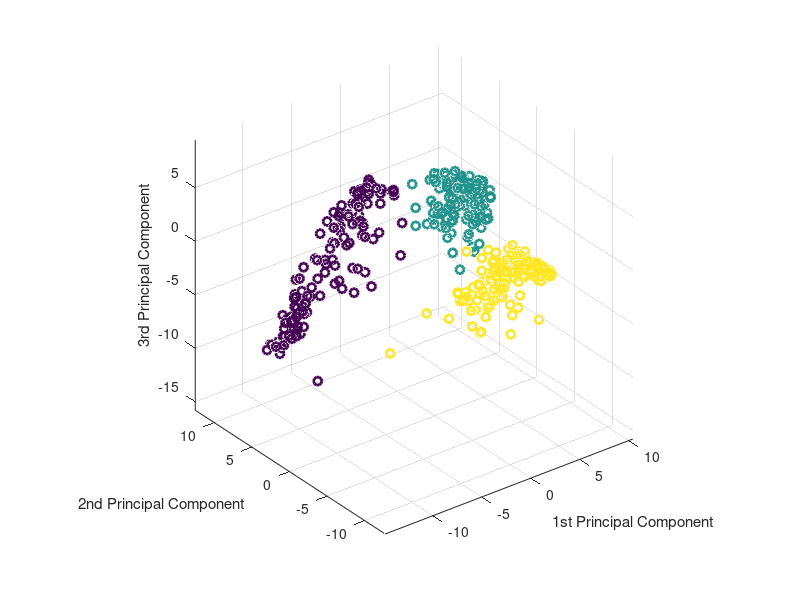
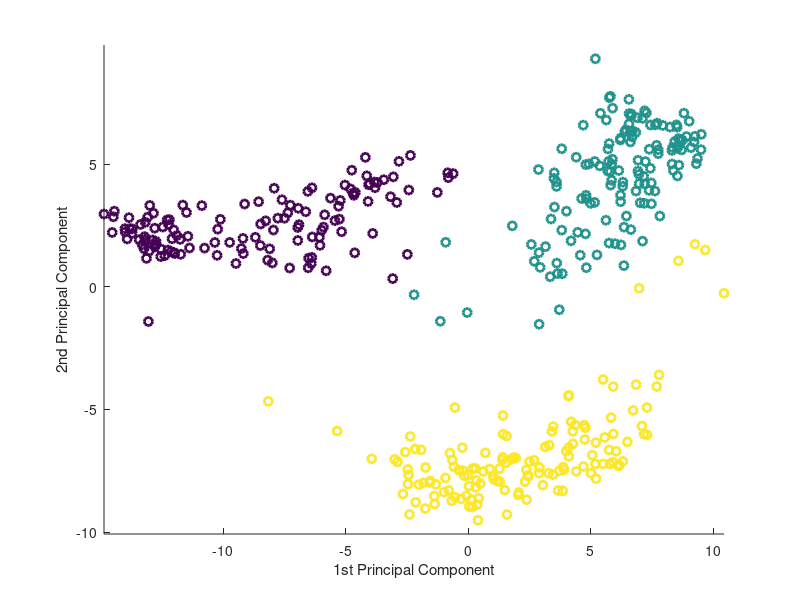
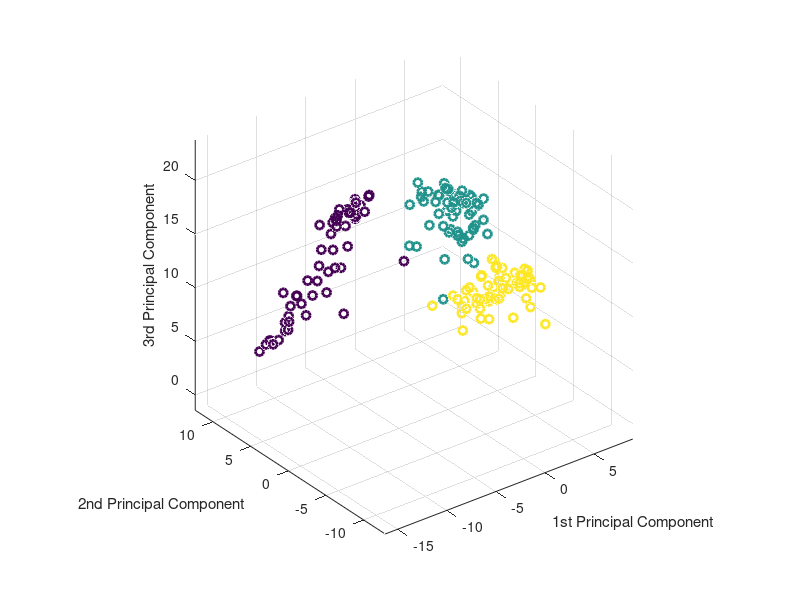
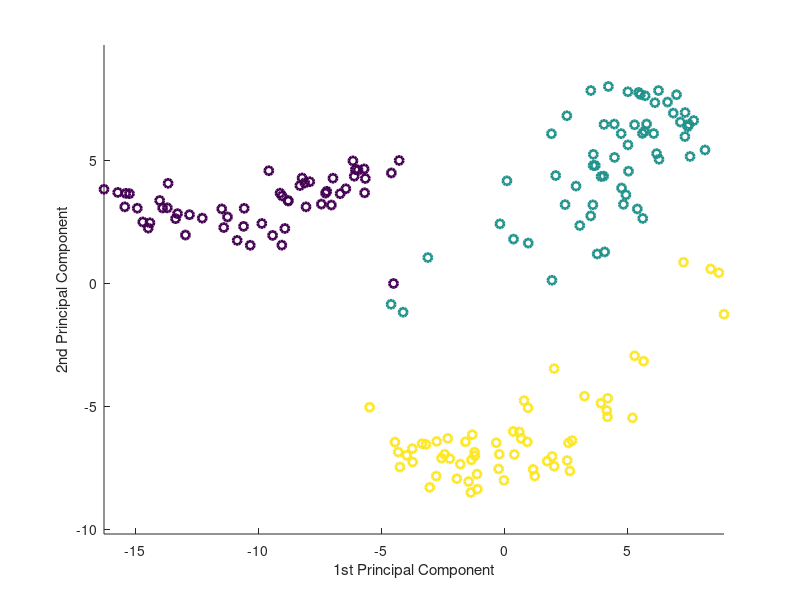

These figures' MATLAB source, in order:
% Testes com PCA

clear;
close all;
clc;


load('dados_treinamento_dedos.mat');

[coeff,matriz_treinamento_pca,latent,tsquared,explained,mu] = pca(double(matriz_treinamento_dedos));
figure;
scatter3(matriz_treinamento_pca(:,1),matriz_treinamento_pca(:,2),matriz_treinamento_pca(:,3),[],rotulos_treinamento_dedos(:),'LineWidth',2)
axis equal
xlabel('1st Principal Component')
ylabel('2nd Principal Component')
zlabel('3rd Principal Component')
figure;
scatter(matriz_treinamento_pca(:,1),matriz_treinamento_pca(:,2),[],rotulos_treinamento_dedos(:),'LineWidth',2)
axis equal
xlabel('1st Principal Component')
ylabel('2nd Principal Component')

matriz_teste_pca = matriz_teste_dedos*coeff;
figure;
scatter3(matriz_teste_pca(:,1),matriz_teste_pca(:,2),matriz_teste_pca(:,3),[],rotulos_teste_dedos(:),'LineWidth',2)
axis equal
xlabel('1st Principal Component')
ylabel('2nd Principal Component')
zlabel('3rd Principal Component')
figure;
scatter(matriz_teste_pca(:,1),matriz_teste_pca(:,2),[],rotulos_teste_dedos(:),'LineWidth',2)
axis equal
xlabel('1st Principal Component')
ylabel('2nd Principal Component')
